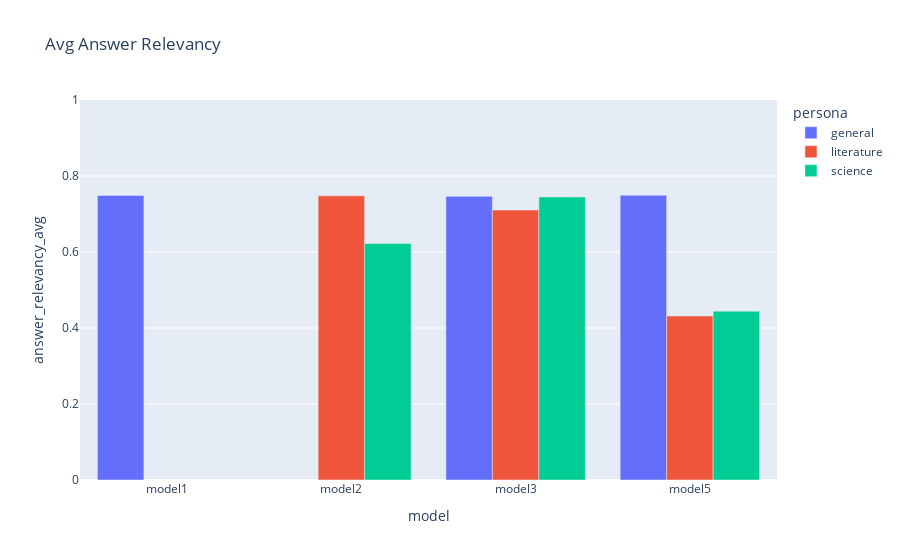

The notebook cell this image was saved under:
### Code cell
fig = px.bar(
    summary_df,
    x = "model",
    y = "answer_relevancy_avg",
    color = "persona",
    barmode = "group",
    title = "Avg Answer Relevancy",
    category_orders = {"model": ["model1", "model2", "model3"]},
    range_y = [0, 1]
)

fig.show()

### Figure 1 — Plotly figure (JSON) as saved in the notebook; plotly's stock layout.template omitted (floating-point values rounded to 4 significant figures)
{"data": [{"alignmentgroup": "True", "hovertemplate": "persona=general<br>model=%{x}<br>answer_relevancy_avg=%{y}<extra></extra>", "legendgroup": "general", "marker": {"color": "#636efa", "pattern": {"shape": ""}}, "name": "general", "offsetgroup": "general", "orientation": "v", "showlegend": true, "textposition": "auto", "type": "bar", "x": ["model1", "model3", "model5"], "xaxis": "x", "y": [0.7489, 0.7464, 0.7493], "yaxis": "y"}, {"alignmentgroup": "True", "hovertemplate": "persona=literature<br>model=%{x}<br>answer_relevancy_avg=%{y}<extra></extra>", "legendgroup": "literature", "marker": {"color": "#EF553B", "pattern": {"shape": ""}}, "name": "literature", "offsetgroup": "literature", "orientation": "v", "showlegend": true, "textposition": "auto", "type": "bar", "x": ["model2", "model3", "model5"], "xaxis": "x", "y": [0.7477, 0.7106, 0.4314], "yaxis": "y"}, {"alignmentgroup": "True", "hovertemplate": "persona=science<br>model=%{x}<br>answer_relevancy_avg=%{y}<extra></extra>", "legendgroup": "science", "marker": {"color": "#00cc96", "pattern": {"shape": ""}}, "name": "science", "offsetgroup": "science", "orientation": "v", "showlegend": true, "textposition": "auto", "type": "bar", "x": ["model2", "model3", "model5"], "xaxis": "x", "y": [0.6225, 0.7449, 0.4443], "yaxis": "y"}], "layout": {"barmode": "group", "legend": {"title": {"text": "persona"}, "tracegroupgap": 0}, "title": {"text": "Avg Answer Relevancy"}, "xaxis": {"anchor": "y", "categoryarray": ["model1", "model2", "model3"], "categoryorder": "array", "domain": [0, 1], "title": {"text": "model"}}, "yaxis": {"anchor": "x", "domain": [0, 1], "range": [0, 1], "title": {"text": "answer_relevancy_avg"}}}}
